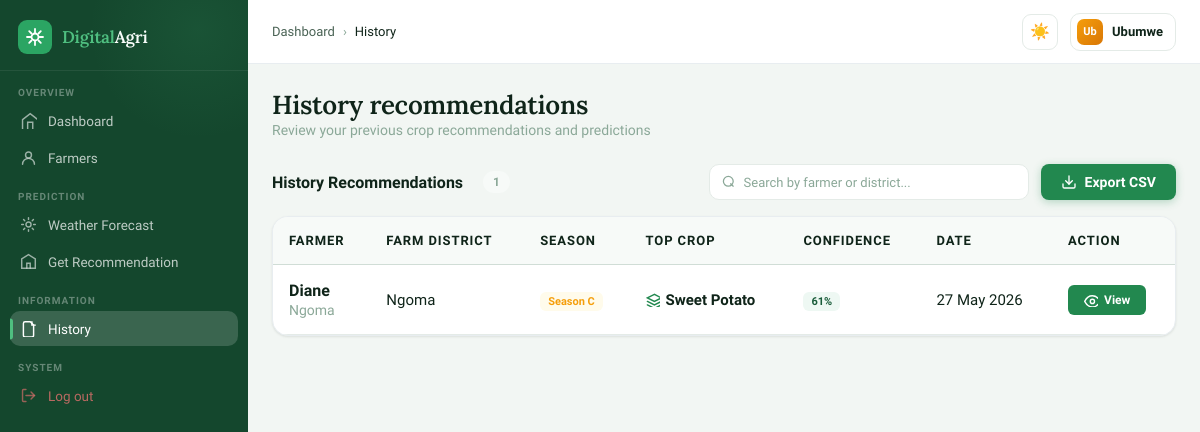
The app's page /history (signed in), older data.
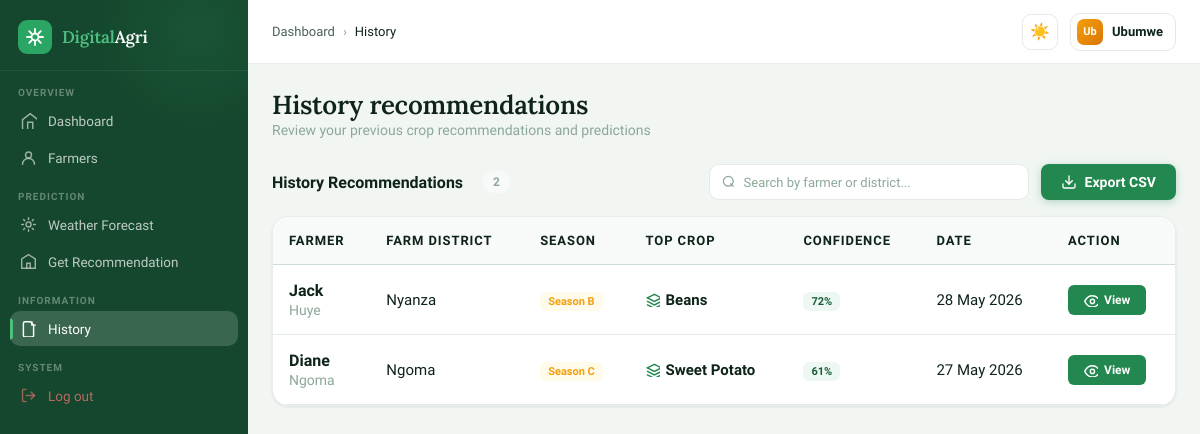
The same page, newer data.
### models.py (models this page shows, shortened)
class Recommendation(db.Model):
    __tablename__ = 'recommendation'
    id = db.Column(db.Integer, primary_key=True)
    farmer_id = db.Column(db.Integer, db.ForeignKey('farmer.id'), nullable=False)
    soil_ph = db.Column(db.Numeric(4, 2))
    nitrogen = db.Column(db.Numeric(6, 2))
    phosphorus = db.Column(db.Numeric(6, 2))
    potassium = db.Column(db.Numeric(6, 2))
    rainfall = db.Column(db.Numeric(7, 2))
    temperature = db.Column(db.Numeric(5, 2))
    humidity = db.Column(db.Numeric(5, 2))
    altitude = db.Column(db.Numeric(7, 2))
    farm_district = db.Column(db.String(100))
    farmer_district = db.Column(db.String(100))
    season = db.Column(db.Enum(Season))
    created_at = db.Column(db.DateTime, default=datetime.utcnow)
    predictions = db.relationship('Prediction', backref='recommendation', lazy=True,
                                  order_by='Prediction.confidence_score.desc()')

class Farmer(UserMixin, db.Model):
    __tablename__ = 'farmer'
    id = db.Column(db.Integer, primary_key=True)
    name = db.Column(db.String(100), nullable=False)
    email = db.Column(db.String(150), unique=True, nullable=True)  # Nullable for coop-added farmers
    password = db.Column(db.String(255), nullable=True)            # Nullable for coop-added farmers
    farmer_district = db.Column(db.String(100))
    phone_number = db.Column(db.String(20))
    farm_size_hectares = db.Column(db.Numeric(6, 2))
    gender = db.Column(db.Enum(Gender))
    cooperative_id = db.Column(db.Integer, db.ForeignKey('cooperative.id'), nullable=True)
    created_at = db.Column(db.DateTime, default=datetime.utcnow)
    recommendations = db.relationship('Recommendation', backref='farmer', lazy=True)

class Prediction(db.Model):
    __tablename__ = 'prediction'
    id = db.Column(db.Integer, primary_key=True)
    recommendation_id = db.Column(db.Integer, db.ForeignKey('recommendation.id'), nullable=False)
    crop_name = db.Column(db.String(100))
    confidence_score = db.Column(db.Numeric(5, 2))
    model_version = db.Column(db.String(50), default='1.0')
    is_accepted = db.Column(db.Boolean, default=False)
    predicted_at = db.Column(db.DateTime, default=datetime.utcnow)

### app.py (the view)
@app.route('/history')
@login_required
def history():
    cooperative_name = current_user.name if isinstance(current_user, Cooperative) else None
    farmer_name = current_user.name if isinstance(current_user, Farmer) else None
    template_folder = 'Farmer' if isinstance(current_user, Farmer) else 'cooperative'
    if isinstance(current_user, Cooperative):
        recommendations = Recommendation.query.join(Farmer).filter(Farmer.cooperative_id == current_user.id).order_by(Recommendation.created_at.desc()).limit(200).all()
    else:
        recommendations = Recommendation.query.filter_by(farmer_id=current_user.id).order_by(Recommendation.created_at.desc()).limit(200).all()
    return render_template(f'{template_folder}/history.html',
                         cooperative_name=cooperative_name,
                         farmer_name=farmer_name,
                         recommendations=recommendations)

### app.py (called while the page is built)
@app.context_processor
def inject_emojis():
    return dict(crop_emojis=CROP_EMOJIS)

### models.py (called while the page is built)
@login_manager.user_loader
def load_user(user_id):
    if user_id.startswith('admin-'):
        return Admin.query.get(int(user_id.split('-')[1]))
    elif user_id.startswith('coop-'):
        return Cooperative.query.get(int(user_id.split('-')[1]))
    elif user_id.startswith('farmer-'):
        return Farmer.query.get(int(user_id.split('-')[1]))
    return None

### templates/cooperative/history.html (shortened to what the changed rows need)
<!DOCTYPE html>
<html lang="en" data-theme="light">
<head>
<link rel="stylesheet" href="https://cdn.jsdelivr.net/npm/lucide-static@0.321.0/font/lucide.min.css"/>
</head>
<body>
<div class="main">
  <div class="content">
    <div class="table-section">
      <div class="table-header">
        <div style="display: flex; align-items: center; gap: 12px;">
          <span class="table-title">History Recommendations</span>
          <span class="count-badge">{{ recommendations|length if recommendations else 0 }}</span>
        </div>
      </div>
      <div class="recommendations-table">
        {% if recommendations and recommendations|length > 0 %}
          <table class="rec-table">
            <thead>
              <tr>
                <th>Farmer</th>
                <th>Farm District</th>
                <th>Season</th>
                <th>Top Crop</th>
                <th>Confidence</th>
                <th>Date</th>
                <th>Action</th>
              </tr>
            </thead>
            <tbody id="recommendationsBody">
              {% for rec in recommendations %}
                <tr style="animation-delay: {{ loop.index * 60 }}ms;">
                  <td>
                    <div class="farmer-cell-name">{{ rec.farmer.name if rec.farmer else 'Unknown' }}</div>
                    <div class="farmer-cell-district">{{ rec.farmer.farmer_district if rec.farmer else '' }}</div>
                  </td>
                  <td>{{ rec.farm_district or 'Not specified' }}</td>
                  <td><span class="season-badge">{{ rec.season.value if rec.season else 'N/A' }}</span></td>
                  <td>
                    <div class="crop-cell">
                      <svg class="crop-icon" viewBox="0 0 20 20" fill="none" stroke="currentColor" stroke-width="2" stroke-linecap="round"><path d="M12 2L2 7l10 5 10-5-10-5z"/><path d="M2 17l10 5 10-5"/><path d="M2 12l10 5 10-5"/></svg>
                      {{ rec.predictions[0].crop_name if rec.predictions else 'N/A' }}
                    </div>
                  </td>
                  <td><span class="confidence-badge">{{ rec.predictions[0].confidence_score|int if rec.predictions else 0 }}%</span></td>
                  <td>{{ rec.created_at.strftime('%d %b %Y') if rec.created_at else 'Unknown' }}</td>
                  <td>
                    <a href="{{ url_for('recommendation_results', res_id=rec.id) }}" class="btn-view">
                      <svg class="btn-view-icon" viewBox="0 0 20 20" fill="none" stroke="currentColor" stroke-width="2" stroke-linecap="round"><path d="M1 12s4-8 11-8 11 8 11 8-4 8-11 8-11-8-11-8z"/><circle cx="12" cy="12" r="3"/></svg>
                      View
                    </a>
                  </td>
                </tr>
              {% endfor %}
            </tbody>
          </table>
        {% endif %}
      </div>
    </div>
  </div>
</div>
</body>
</html>

Row changes from the older to the newer data that the page shows:
added Recommendation: farmer "Jack", farmer "Huye", farm_district "Nyanza", season "Season B", crop_name "Beans", confidence_score "72", created_at "28 May 2026"
Text that changed along with them:
{{ recommendations|length if recommendations else 0 }}: "1" → "2"
